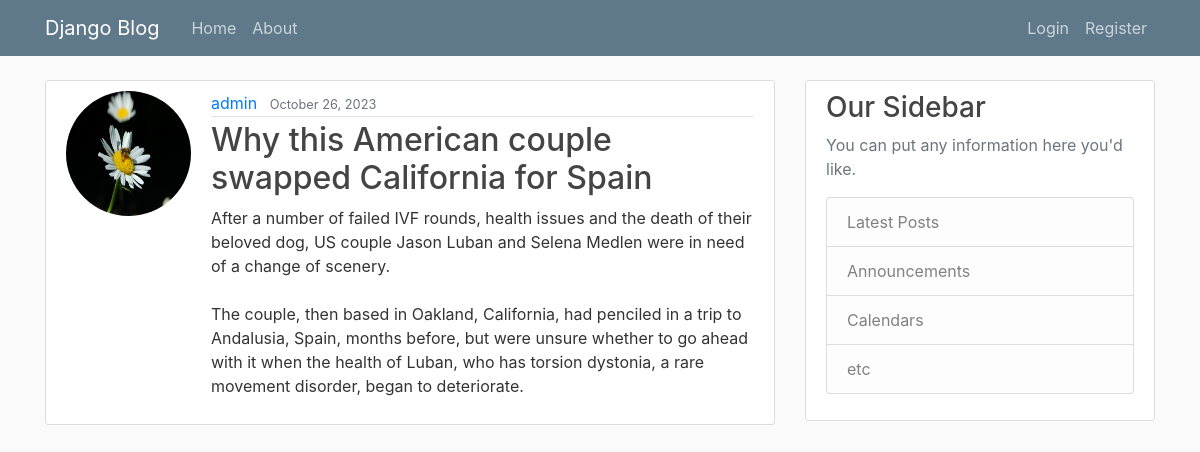
/post/1, run on the app's committed database.
### blog/models.py (models this page shows, shortened)
class Post(models.Model):
    title = models.CharField(max_length=150)
    content = models.TextField()
    date_posted = models.DateTimeField(default=timezone.now)
    author = models.ForeignKey(User, on_delete=models.CASCADE)

### users/models.py (models this page shows)
class Profile(models.Model):
    user = models.OneToOneField(User, on_delete=models.CASCADE)
    image = models.ImageField(default='default.jpg', upload_to='profile_pics')

### blog/views.py (the view)
# urls.py: path('post/<int:pk>', PostDetailsView.as_view(), name="post-detail"),
class PostDetailsView(DetailView):
    model = Post

### blog/templates/blog/post_detail.html (shortened to what this page needs)
{% extends "blog/base.html" %}
{% block content %}
<article class="media content-section">
    <img class="rounded-circle account-img" src="{{ object.author.profile.image.url }}">
    <div class="media-body">
        <div class="article-metadata">
            <a class="mr-2" href="#">{{ object.author }}</a>
            <small class="text-muted">{{ object.date_posted|date:"F d, Y" }}</small>
        </div>
        <h2 class="article-title">{{ object.title }}</h2>
        <p class="article-content">{{ object.content }}</p>
    </div>
</article>
{% endblock %}

### blog/static/blog/main.css (style rules this page uses)
body { background: #fafafa; color: #333333; margin-top: 5rem; }
h1, h2, h3, h4, h5, h6 { color: #444444; }
.content-section { background: #ffffff; padding: 10px 20px; border: 1px solid #dddddd; border-radius: 3px; margin-bottom: 20px; }
.article-title { color: #444444; }
.article-content { white-space: pre-line; }
.article-metadata { padding-bottom: 1px; margin-bottom: 4px; border-bottom: 1px solid #e3e3e3 }
.account-img { height: 125px; width: 125px; margin-right: 20px; margin-bottom: 16px; }

### data on the page
Post: author.profile.image (picture), author "admin", date_posted "October 26, 2023", title "Why this American couple swapped California for Spain", content "After a number of failed IVF rounds, health issues and the death of their beloved dog, US couple Jason Luban and Selena Medlen were in need of a change of scenery. The couple, then based in Oakland, California, had penciled in a trip to Andalusia, Spain, months before, but were unsure whether to go ahead with it when the health of Luban, who has torsion dystonia, a rare movement disorder, began to deteriorate."
